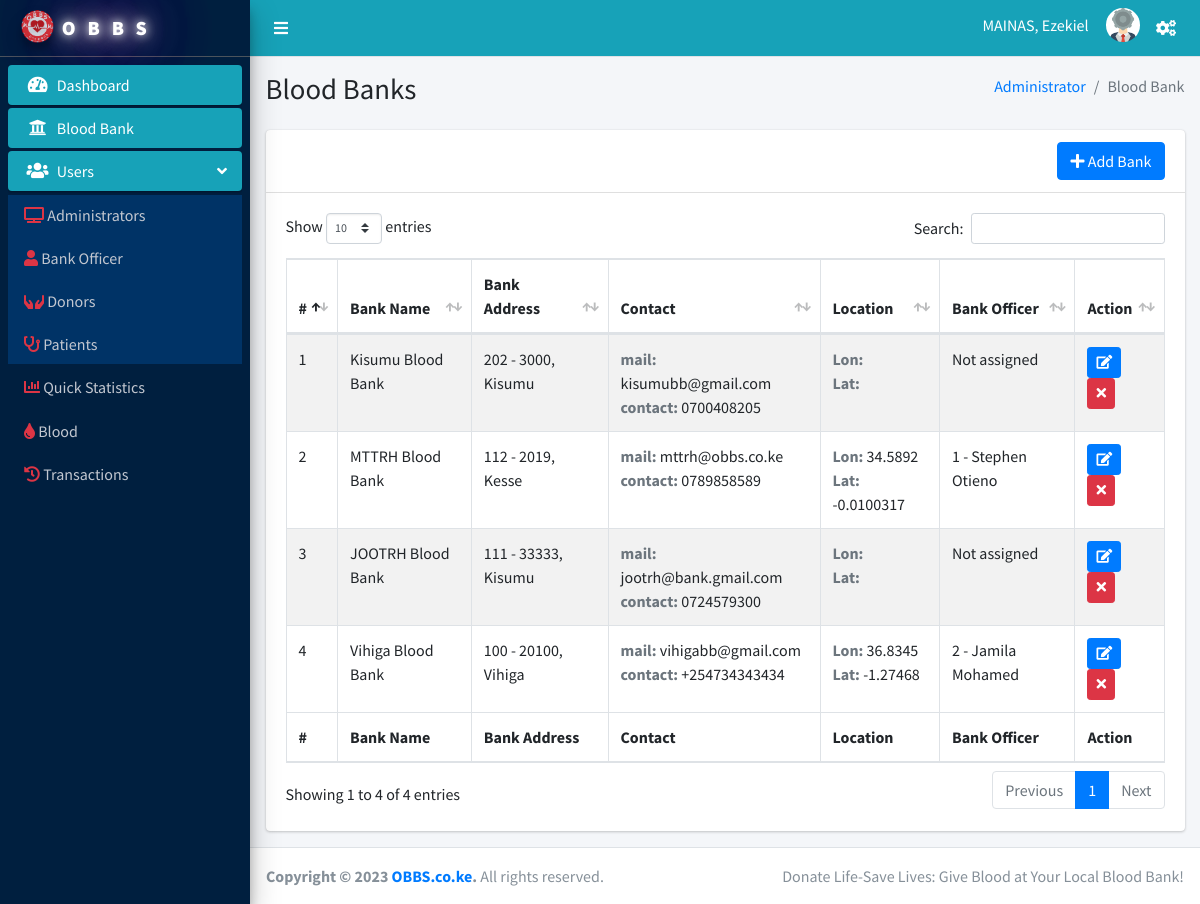
The page /Administrator/bloodbank.php (signed in) on the database its author committed.
### tables this page shows
CREATE TABLE `blood_bank` (
  `id` int NOT NULL AUTO_INCREMENT,
  `bank_name` varchar(36) NOT NULL,
  `email` varchar(36) NOT NULL,
  `phone` varchar(14) NOT NULL,
  `address` varchar(52) NOT NULL,
  `county` varchar(26) NOT NULL,
  `lat` float DEFAULT NULL,
  `lon` float DEFAULT NULL,
  `bank_status` int DEFAULT NULL,
  `officer_id` int DEFAULT NULL,
  PRIMARY KEY (`id`),
  UNIQUE KEY `email` (`email`),
  UNIQUE KEY `phone` (`phone`),
  KEY `officer_id` (`officer_id`),
  CONSTRAINT `blood_bank_ibfk_1` FOREIGN KEY (`officer_id`) REFERENCES `officer` (`id`) ON DELETE CASCADE ON UPDATE CASCADE
);

### Administrator/bloodbank.php (the view, shortened to what this page needs)
<!DOCTYPE html>
<html lang="en">
  <?php include 'includes/header.php'?>
<body class="hold-transition sidebar-mini">
<div class="wrapper">
  <?php include 'includes/navbar.php'?>
  <?php include 'includes/sidebar.php'?>
  <div class="content-wrapper">
    <section class="content-header">
      <div class="container-fluid">
        <div class="row mb-2">
          <div class="col-sm-6">
        <h1>Blood Banks</h1>
          </div>
          <div class="col-sm-6">
            <ol class="breadcrumb float-sm-right">
              <li class="breadcrumb-item"><a href="#">Administrator</a></li>
              <li class="breadcrumb-item active">Blood Bank</li>
            </ol>
          </div>
        </div>
      </div>
    </section>
    <section class="content">
        <div class="container-fluid">
            <div class="row">
                <div class="col-12">
                    <div class="card">
                        <div class="card-header">
                            <div class="clearfix">
                                <button type="button" class="btn btn-primary float-right" data-toggle="modal" data-target="#modal-addbank" title="Search"><i class="fas fa-plus"></i> Add Bank</button>
                            </div>
                        </div>
                    <div class="card-body">
                    <table id="example1" class="table table-bordered table-striped">
                        <thead>
                        <tr>
                        <th>#</th>
                        <th>Bank Name</th>
                        <th>Bank Address</th>
                        <th>Contact</th>
                        <th>Location</th>
                        <th>Bank Officer</th>
                        <th>Action</th>
                        </tr>
                        </thead>
                        <tbody>
                          <?php
                            $sql = "SELECT blood_bank.`id`, blood_bank.`bank_name`, blood_bank.`email`, blood_bank.`phone`, blood_bank.`address`,
                                    blood_bank.`county`, blood_bank.`lat`, blood_bank.`lon`, blood_bank.`officer_id`, CONCAT(officer.`fname`,' ',officer.`lname`) AS full_name
                                    FROM blood_bank LEFT OUTER JOIN officer ON officer.`id` = blood_bank.`officer_id` WHERE blood_bank.`bank_status` != 2";
                            $stmt = mysqli_prepare($conn, $sql);
                            mysqli_stmt_execute($stmt);
                            mysqli_stmt_bind_result($stmt, $id, $bank_name, $email, $phone, $address, $county, $lat, $lon, $officerid, $officername);
                            $count = 1;
                            while (mysqli_stmt_fetch($stmt)) {
                              ?>
                            <tr>
                              <td><?php echo $count; ?></td>
                              <td><?php echo $bank_name; ?></td>
                              <td><?php echo $address; ?></td>
                              <td><b class='text-muted'>mail: </b><?php echo $email; ?><br><b class='text-muted'>contact: </b><?php echo $phone; ?></td>
                              <td><b class='text-muted'>Lon: </b><?php echo $lon; ?><br><b class='text-muted'>Lat: </b><?php echo $lat ?></td>
                              <td><?php echo ($officerid == Null)? "Not assigned" : "$officerid - $officername" ?></td>
                              <td>
                              <a class='btn btn-primary btn-sm btn-edit' href='#' data-toggle='modal' data-target='#modal-edit' data-id='<?php echo $id; ?>'>
                                  <i class='fas fa-edit'></i>
                              </a>
                              <a class='btn btn-danger btn-sm btn-delete' href='#' data-toggle='modal' data-target='#modal-delete' data-id='<?php echo $id; ?>'>
                                  <i class='fas fa-times'></i>
                              </a>
                              </td>
                           </tr>
                           <?php
                           $count++;
                            }
                            ?>
                        </tbody>
                        <tfoot>
                        <tr>
                            <th>#</th>
                            <th>Bank Name</th>
                            <th>Bank Address</th>
                            <th>Contact</th>
                            <th>Location</th>
                            <th>Bank Officer</th>
                            <th>Action</th>
                        </tr>
                        </tfoot>
                    </table>
                    </div>
                </div>
                </div>
              </div>
        </div>
      </section>
  </div>
  <?php include 'includes/footer.php'; ?>
</div>
</body>
</html>

### Administrator/includes/navbar.php (shortened to what this page needs)
<nav class="main-header navbar navbar-expand navbar-info navbar-light">
  <ul class="navbar-nav" >
    <li class="nav-item">
      <a class="nav-link text-white"  data-widget="pushmenu" href="#" role="button"><i class="fas fa-bars"></i></a>
    </li>
  </ul>
  <ul class="navbar-nav ml-auto">
    <li class="nav-item dropdown">
        <div class="user-panel  d-flex">
          <div class="info">
              <a href="#" class="d-block text-white"><?php echo strtoupper($admin_details['lname']).", ".$admin_details['fname'];?></a>
            </div>
          <div class="image">
            <img src="../dist/img/admin-avatar.png" class="img-circle" alt="User Image">
          </div>
        </div>
    </li>
    <li class="nav-item dropdown">
      <a class="nav-link" data-toggle="dropdown" href="#">
        <i class="fas fa-cogs text-white"></i>
      </a>
    </li>
  </ul>
</nav>

### rows shown on the page
blood_bank: bank_name "Kisumu Blood Bank", address "202 - 3000, Kisumu", email "kisumubb@gmail.com", phone "0700408205", shows "Not assigned"
blood_bank: bank_name "MTTRH Blood Bank", address "112 - 2019, Kesse", email "mttrh@obbs.co.ke", phone "0789858589", lon "34.5892", lat "-0.0100317", officerid "1", officername "Stephen Otieno"
blood_bank: bank_name "JOOTRH Blood Bank", address "111 - 33333, Kisumu", email "jootrh@bank.gmail.com", phone "0724579300", shows "Not assigned"
blood_bank: bank_name "Vihiga Blood Bank", address "100 - 20100, Vihiga", email "vihigabb@gmail.com", phone "+254734343434", lon "36.8345", lat "-1.27468", officerid "2", officername "Jamila Mohamed"

### other values the page prints
$admin_details['lname'] "MAINAS"
$admin_details['fname'] "Ezekiel"
